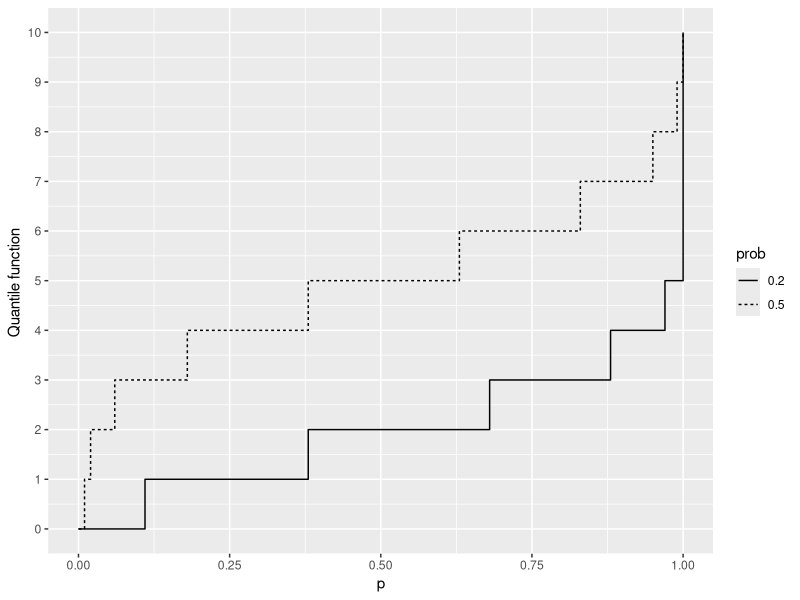
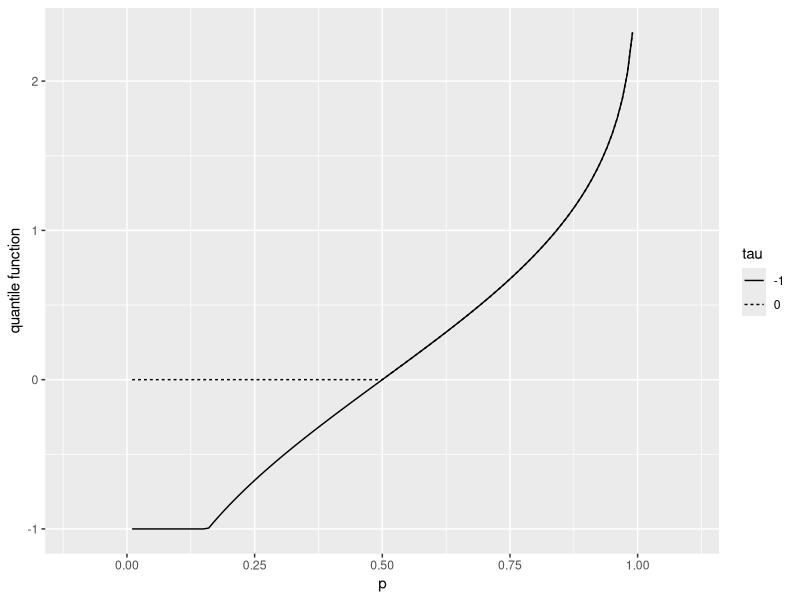
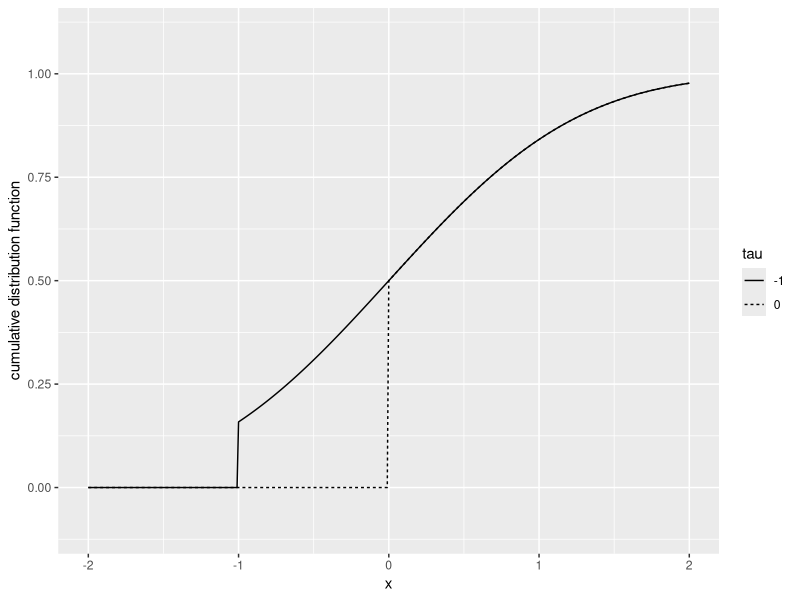
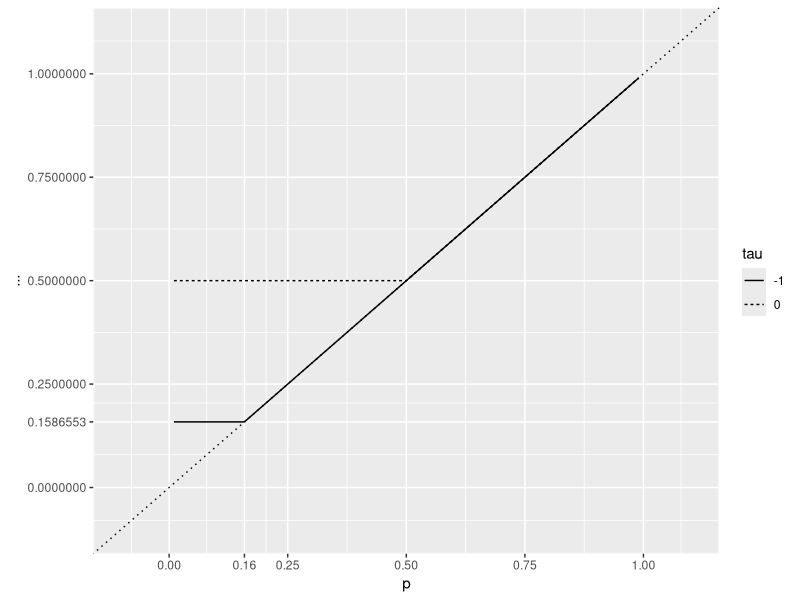
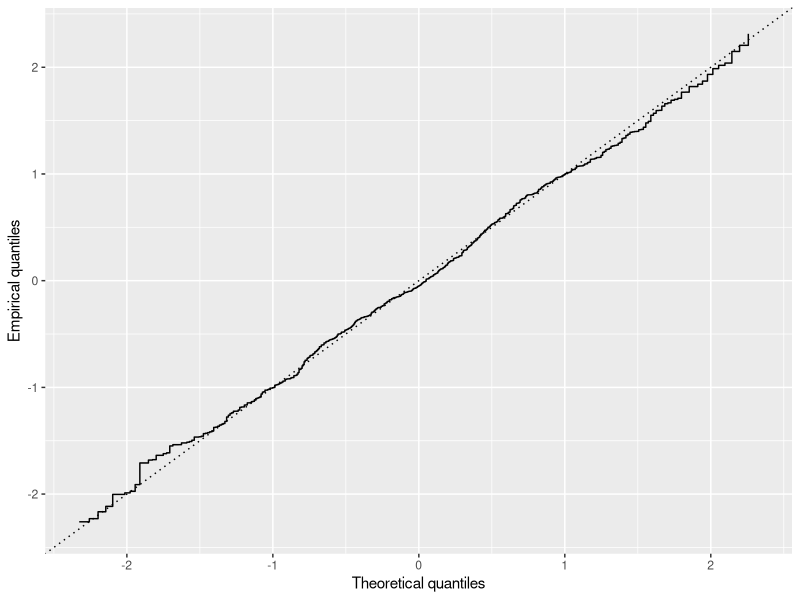

Write R code to recreate these figures, in order.
## ---- chunk 1
#| echo: false
#| message: false
#| warning: false
#| label: fig-quantiles
#|
#| fig-cap: |
#|    Quantile functions of binomial distributions.
#|
n <- 10
p <- seq(0, 1, by=.01)
probs <-  c(.2,  .5)

df <- as.data.frame(c(list("p"=p),
                      probs |> purrr::map(.f = function(prob) qbinom(p, n, prob))))

names(df) <- c("p", format(probs, digits=2))

df <- tidyr::gather(df, key="prob", value="quantile", -p)

p <- ggplot2::ggplot(data = df) +
     ggplot2::geom_step(mapping=ggplot2::aes(x=p, y=quantile, linetype=prob), color=1, direction = "hv", lineend="butt") +
     ggplot2::xlab("p") +
     ggplot2::ylab("Quantile function ") +
     ggplot2::xlim(xlim = c(-.1, 1.1))  +
     ggplot2::scale_y_continuous(breaks=seq(0,10)) +
     ggplot2::scale_x_continuous(breaks=seq(0, 1, by=.25))
p

rm(df, probs, p)
# %%
## ---- chunk 2
#| echo: false
#| message: false
#| warning: false
#| label: fig-quantiles2
#| fig-cap: |
#|   Quantile functions $\max(X, \tau)$ where $X \sim \mathcal{N}(0,1)$ for $\tau \in \{0, 2\}$.  Let $\Phi^\leftarrow$ 
#|   denote the quantile function of $\mathcal{N}(0,1)$. The quantile  function of $\max(X,\tau)$ is 
#|   $\mathbb{I}_{(0,\Phi(\tau)]}(p) \times \tau + \Phi^{\leftarrow}(p) \times \mathbb{I}_{(\Phi(\tau), 1)}(p)= \Phi^{\leftarrow}(p \vee \Phi(\tau))$. 
#|   The two distributions are neither absolutely continuous nor discrete.


# %%
tau <-  c(0,  -1)
df <- tibble::tibble(p=seq(0.01, .99, by=0.01)) |>
      dplyr::mutate(
        '0' = qnorm(pmax(pnorm(0), p)),
        '-1' =qnorm(pmax(pnorm(-1), p))) |>
      tidyr::gather(key="tau", value="quantile", -p)

p <- ggplot2::ggplot(data = df,
                     mapping= ggplot2::aes(x=p, y=quantile, group=tau)) +
  ggplot2::xlab("p") +
  ggplot2::ylab("quantile function") +
  ggplot2::xlim(xlim = c(-0.1, 1.1)) +
  ggplot2::ylim(ylim = c(-1.1, 2.5)) +
  ggplot2::geom_line(ggplot2::aes(linetype=tau)) +
  ggplot2::scale_y_continuous(breaks=seq(-2,10)) +
  ggplot2::scale_x_continuous(breaks=seq(0, 1, by=.25), limits=c(-0.1, 1.1))

p

rm(df, tau, p)
# %%
## ---- chunk 3
#| echo: false
#| message: false
#| warning: false
#| label: fig-quantiles3
#| fig-cap: |
#|   Cumulative distribution functions for the probability distributions illustrated in [Figure @fig-quantiles2]

df2 <- tibble::tibble(x=seq(-2, 2, by=0.01)) |>
      dplyr::mutate('0' = ifelse(x<0, 0, pnorm(x)),
             '-1' = ifelse(x< (-1), 0, pnorm(x))) |>
      tidyr::gather(key="tau", value="cdf", -x)

q <- ggplot2::ggplot(data = df2,
                     mapping= ggplot2::aes(x=x, y=cdf, group=tau)) +
  ggplot2::xlab("x") +
  ggplot2::ylab("cumulative distribution function") +
  ggplot2::geom_line(ggplot2::aes(linetype=tau)) +
  ggplot2::scale_x_continuous(breaks=seq(-2, 2, by=1.), limits=c(-2, 2)) +
  ggplot2::scale_y_continuous(breaks=seq(0, 1, by=.25), limits=c(-0.1, 1.1))

q

rm(df2, q)
## ---- chunk 4
#| echo: false
#| message: false
#| warning: false
#| label: fig-quantiles4
#| fig-cap: |
#|   Representation of $F \circ F^{\leftarrow}$ for the probability distributions illustrated in [Figures @fig-quantiles2]  and [@fig-quantiles3]. 
#|   The function $F \circ F^{\leftarrow}$ always lies above the line $y=x$ (dotted line) as prescribed in [Proposition @prp-quantilekit]. 
#|   Plateaux that lie strictly above the dotted line are in correspondence with  jumps of the quantile function.
#| 

df <- tibble::tibble(p=seq(0.01, .99, by=0.001)) |>
      dplyr::mutate(tau0 = qnorm(pmax(pnorm(0), p)),
             tau1 =qnorm(pmax(pnorm(-1), p))) |>
      dplyr::mutate('0' = ifelse(tau0<=0, pnorm(0), pnorm(tau0)),
             '-1' = ifelse(tau1<=(-1), pnorm(-1), pnorm(tau1))) |>
      dplyr::select(-dplyr::starts_with('tau')) |>
      tidyr::gather(key="tau", value="value", -p)

p <- ggplot2::ggplot(data = df,
                     mapping= ggplot2::aes(x=p, y=value, group=tau)) +
  ggplot2::xlab("p") +
  ggplot2::ylab("...") +
  ggplot2::geom_line(ggplot2::aes(linetype=tau)) +
  ggplot2::scale_y_continuous(breaks=c(0, pnorm(-1), .25, .5, .75, 1.), limits=c(-0.1, 1.1)) +
  ggplot2::scale_x_continuous(breaks=c(0, pnorm(-1), .25, .5, .75, 1.),
                              labels=format(c(0, pnorm(-1), .25, .5, .75, 1.), digits=2),
                              limits=c(-0.1, 1.1)) +
  ggplot2::geom_abline(slope=1, intercept=0, linetype=81)

p

rm(df, p)

## ---- chunk 5
#| echo: false
#| message: false
#| warning: false
#| label: fig-qqplot
#|
#| fig-cap: |
#|   Quantile-Quantile plot (QQ-plot). This is a popular device for comparing two probability distributions on the real line defined 
#|   by their cumulative distributions $F$ and $G$. The QQ-plot consists in plotting function $G^{\leftarrow} \circ F$. 
#|   If the two distributions are the same, the line $y = G^{\leftarrow} \circ F(x)$ should lie 
#|   below $y=x$ (according to [Proposition @prp-quantilekit]), and should even coincide with the diagonal 
#|   if $F=G$ is continuous and increasing. Here $F$ is the cumulative distribution function of $\mathcal{N}(0,1)$. 
#|   And $G$ is the empirical distribution of a sample of size $500$ of $\mathcal{N}(0,1)$.

n <- 500
sample <- sort(rnorm(n))
p <- seq(.01, .99, by=1/n)
df <- tibble::tibble('x'=qnorm(p),
                     'y'=quantile(sample, p, type=1))

q <- ggplot2::ggplot(data = df) +
     ggplot2::geom_step(mapping=ggplot2::aes(x=x, y=y), color=1, direction = "hv", lineend="butt") +
     ggplot2::geom_abline(slope=1, intercept=0, linetype="dotted") +
     ggplot2::ylim(range(df[["x"]])) +
     ggplot2::xlab("Theoretical quantiles") +
     ggplot2::ylab("Empirical quantiles")
q

rm(n, sample, p, df, q)
# %%
